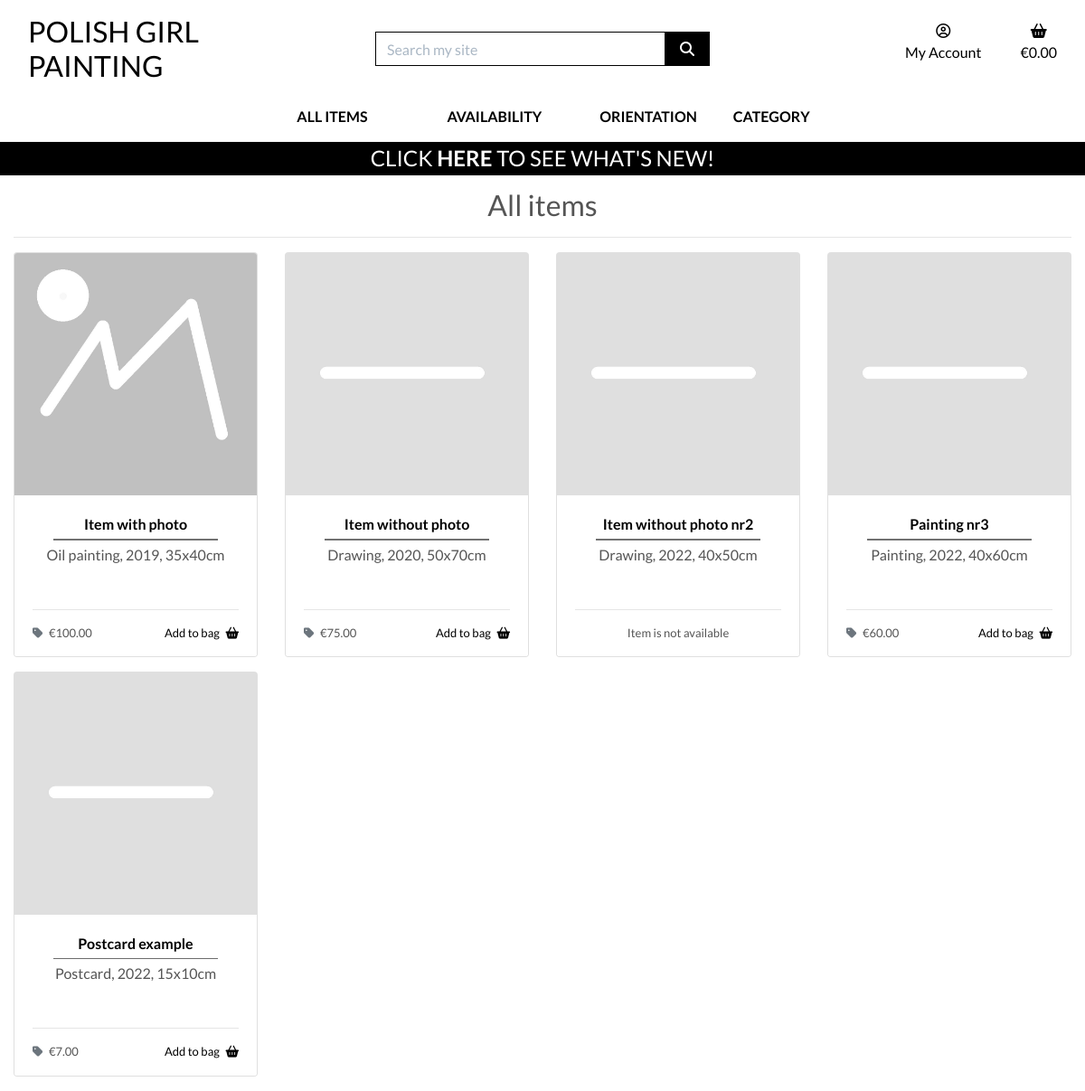
Screenshot of /products/ with the database file from the repository.
### products/models.py (models this page shows, shortened)
class Product(models.Model):
    sku = models.CharField(
        max_length=254,
        null=True,
        blank=True)
    title = models.CharField(
        max_length=254,
        unique=True)
    excerpt = models.TextField(
        blank=True)
    description = models.TextField()
    price = models.DecimalField(
        max_digits=6,
        decimal_places=2,
        null=True,
        blank=True)
    image = models.ImageField(
        null=True,
        blank=True)
    category = models.ForeignKey(
        'Category',
        null=True,
        blank=True,
        on_delete=models.SET_NULL)
    orientation = models.CharField(
        max_length=9,
        choices=ORIENTATION,
        null=True,
        blank=True)
    is_unique = models.BooleanField(
        default=True)
    priority = models.CharField(
        max_length=10,
        choices=PRIORITY_CHOICES,
        default="3 - Normal",
        null=True,
        blank=True)
    highlight = models.BooleanField(
        default=False)
    available = models.BooleanField(
        default=True)
    live = models.BooleanField(
        default=False)
    created_on = models.DateTimeField(
        auto_now_add=True)
    updated_on = models.DateTimeField(
        auto_now=True)
    class Meta:
        ordering = ['priority', 'created_on']

### products/views.py (the view, shortened to what this page needs)
def all_products(request):
    products = Product.objects.all()
    query = None
    availability = None
    orientations = None
    categories = None
    highlights = None
    context = {
        'products': products,
        'search_term': query,
        'current_availability': availability,
        'current_orientations': orientations,
        'current_categories': categories,
        'highlights': highlights,
    }
    return render(request, 'products/products.html', context)

### bag/contexts.py (called while the page is built, shortened)
def bag_contents(request):
    bag_items = []
    total = 0
    product_count = 0
    bag = request.session.get('bag', {})
    if total < settings.FREE_DELIVERY_THRESHOLD and total > 0:
        min_charge = settings.DELIVERY_MIN_CHARGE
        delivery = max(
            total * Decimal(settings.STANDARD_DELIVERY_PERCENTAGE / 100),
            min_charge)
        free_delivery_delta = settings.FREE_DELIVERY_THRESHOLD - total
    else:
        delivery = 0
        free_delivery_delta = 0
    grand_total = delivery + total
    context = {
        'bag_items': bag_items,
        'total': total,
        'product_count': product_count,
        'delivery': delivery,
        'free_delivery_delta': free_delivery_delta,
        'free_delivery_threshold': settings.FREE_DELIVERY_THRESHOLD,
        'grand_total': grand_total,
    }
    return context

### products/templates/products/products.html (shortened to what this page needs)
{% extends "base.html" %}
{% load static %}
{% block page_header %}
    <div class="container header-container">
    </div>
{% endblock %}
{% block content %}
    <div class="overlay"></div>
    <div class="container-fluid">
        <div class="row">
            <div class="col-12 text-center mt-5">
                <h2>
                    {% if search_term %}
                        {{ products|length }} item{% if products|length != 1 %}s {% endif %} found for <strong>{{ search_term }}</strong>
                    {% elif current_availability %}
                        {{ products|length }} item{% if products|length != 1 %}s {% endif %} found
                    {% elif current_orientations %}
                        {{ products|length }} item{% if products|length != 1 %}s {% endif %} found
                    {% elif current_categories %}
                        {% for c in current_categories %}
                            <a href="{% url 'products' %}?category={{ c.name }}">
                                {{ c.friendly_name }}s
                            </a>
                        {% endfor %}
                    {% else %}
                        All items
                    {% endif %}
                </h2>
                <hr class="mb-3">
            </div>
            <div class="col">
                <div class="row">
                    {% for product in products %}
                        {% if product.live %}
                            <div class="col-md-4 col-xl-3 mb-3">
                                <div class="card h-100">
                                    {% if product.image %}
                                        <a href="{% url 'product_detail' product.id %}">
                                            <img src="{{ product.image.url }}" alt="{{ product.title }}" class="card-img-top img-fluid">
                                        </a>
                                    {% else %}
                                        <a href="{% url 'product_detail' product.id %}">
                                            <img src="{{ MEDIA_URL }}placeholder.jpg" alt="{{ product.title }}" class="card-image-top img-fluid">
                                        </a>
                                    {% endif %}
                                    <div class="card-body text-center">
                                        <a href="{% url 'product_detail' product.id %}">
                                            <p class="mb-0 font-weight-bold">{{ product.title }}</p>
                                        </a>
                                        <hr class="hr-middle">
                                        <p class="mb-0">{{ product.excerpt }}</p>
                                    </div>
                                    {% if product.price %}
                                        <div class="card-footer">
                                            <div class="row">
                                                <div class="col">
                                                    <hr>
                                                    {% if product.available %}
                                                    <p class="float-left">
                                                        <i class="fas fa-tag mr-1 text-muted"></i>
                                                        &euro;{{ product.price }}
                                                    </p>
                                                    {% else %}
                                                        <p class="text-center">
                                                            Item is not available
                                                        </p>
                                                    {% endif %}
                                                    <a href="{% url 'product_detail' product.id %}" {% if not product.available %}hidden{% endif %}>
                                                        <p class="float-right">
                                                            Add to bag
                                                            <i class="fas fa-shopping-basket ml-1"></i>
                                                        </p>
                                                    </a>
                                                </div>
                                            </div>
                                        </div>
                                    {% endif %}
                                </div>
                            </div>
                        {% endif %}
                    {% endfor %}
                </div>
            </div>
        </div>
    </div>
{% endblock %}

### static/css/base.css (style rules this page uses)
html { height: 100%; }
body { background: url('/media/homepage_background.jpg') no-repeat center center fixed; background-size: cover; height: calc(100vh - 164px); color: #555; font-family: 'Lato'; }
a:link { color: black; text-decoration: none; }
.hr-middle { height: 0.25px; background: rgb(120, 120, 120); width: 80%; margin: .25rem 10% .25rem 10%; }
.card-footer { background-color: #fff; border-top: none; padding-bottom: 0; }
.card-footer p { font-size: small; }
.overlay { height: 100%; width: 100%; top: 0; left: 0; position: fixed; background: white; z-index: -1; }
@media (min-width: 1200px) { .container { max-width: 80%; } }
@media (min-width: 992px) { .header-container { padding-top: 160px; } }

### rows the page displays
Product: image (placeholder picture), title "Item with photo", excerpt "Oil painting, 2019, 35x40cm", price "100.00"
Product: live True (drawn), title "Item without photo", excerpt "Drawing, 2020, 50x70cm", price "75.00"
Product: live True (drawn), title "Item without photo nr2", excerpt "Drawing, 2022, 40x50cm", price "Item is not available"
Product: live True (drawn), title "Painting nr3", excerpt "Painting, 2022, 40x60cm", price "60.00"
Product: live True (drawn), title "Postcard example", excerpt "Postcard, 2022, 15x10cm", price "7.00"
